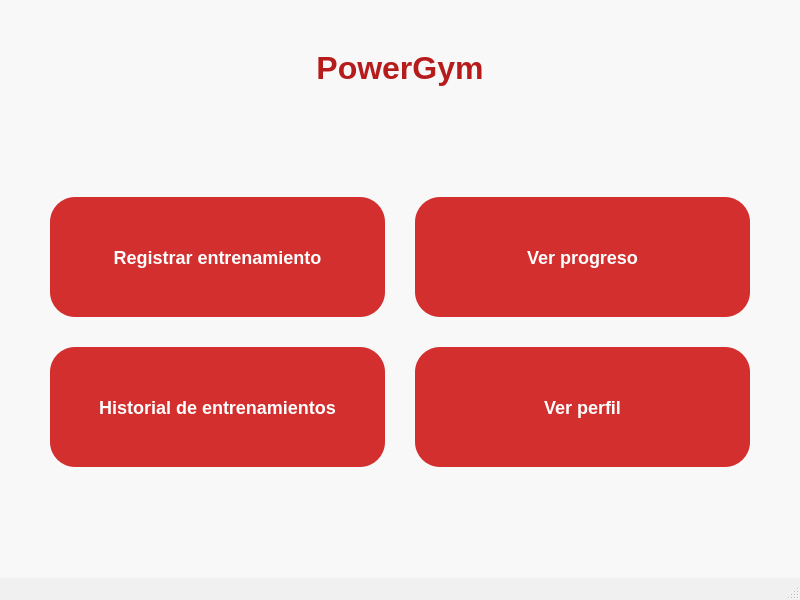
<?xml version="1.0" encoding="UTF-8"?>
<ui version="4.0">
 <class>MainWindow</class>
 <widget class="QMainWindow" name="MainWindow"> <property name="geometry">
   <rect>
    <x>0</x>
    <y>0</y>
    <width>800</width>
    <height>600</height>
   </rect>
  </property>
  <property name="windowTitle">
   <string>POWERGYM - Menú Principal</string> </property>
  <property name="styleSheet"> <string notr="true">
    QMainWindow#MainWindow { /* Usamos el objectName de la ventana principal */
        background-color: #f0f0f0; /* Color de fondo gris claro */
    }
    QWidget#centralwidget {
        background-color: #f8f8f8; /* Color de fondo del widget central, un poco más claro */
    }
    
    QLabel { /* Estilo general para todos los QLabel */
        color: #333333;
        font-size: 16px;
        font-weight: 500;
    }

    QLabel#label_3 { /* Estilo específico para el título principal "PowerGym" */
        color: #B71C1C; /* Rojo oscuro para el texto del título */
        font-size: 32px; /* Tamaño de fuente grande */
        font-weight: bold;
        padding-bottom: 20px;
    }

    QPushButton {
        background-color: #D32F2F; /* Rojo vibrante */
        color: white;
        border: none;
        border-radius: 25px; /* Bordes más redondeados para botones grandes */
        padding: 20px;
        font-size: 18px;
        font-weight: bold;
        min-width: 150px; /* Ancho mínimo para botones */
        min-height: 80px; /* Altura mínima para botones */
    }
    QPushButton:hover {
        background-color: #C62828; /* Rojo más oscuro al pasar el ratón */
    }
   </string>
  </property>
  <widget class="QWidget" name="centralwidget">
   <layout class="QVBoxLayout" name="verticalLayout_main"> <property name="spacing">
     <number>30</number> </property>
    <property name="leftMargin">
     <number>50</number>
    </property>
    <property name="topMargin">
     <number>50</number>
    </property>
    <property name="rightMargin">
     <number>50</number>
    </property>
    <property name="bottomMargin">
     <number>50</number>
    </property>

    <item>
     <widget class="QLabel" name="label_3"> <property name="text">
       <string>PowerGym</string>
      </property>
      <property name="alignment">
       <set>Qt::AlignCenter</set>
      </property>
     </widget>
    </item>

    <item>
     <spacer name="verticalSpacer_top"> <property name="orientation">
       <enum>Qt::Vertical</enum>
      </property>
      <property name="sizeHint" stdset="0">
       <size>
        <width>20</width>
        <height>40</height>
       </size>
      </property>
     </spacer>
    </item>

    <item>
     <layout class="QGridLayout" name="gridLayout_buttons"> <property name="spacing">
       <number>30</number> </property>
      
      <item row="0" column="1">
       <widget class="QPushButton" name="botonProgreso"> <property name="text">
         <string>Ver progreso</string>
        </property>
       </widget>
      </item>
      
      <item row="1" column="0">
       <widget class="QPushButton" name="botonHistorial"> <property name="text">
         <string>Historial de entrenamientos</string>
        </property>
       </widget>
      </item>
      
      <item row="1" column="1">
       <widget class="QPushButton" name="botonPerfil"> <property name="text">
         <string>Ver perfil</string>
        </property>
       </widget>
      </item>
      
      <item row="0" column="0">
       <widget class="QPushButton" name="botonEntrenamiento"> <property name="text">
         <string>Registrar entrenamiento</string>
        </property>
       </widget>
      </item>
      
     </layout>
    </item>

    <item>
     <spacer name="verticalSpacer_bottom">
      <property name="orientation">
       <enum>Qt::Vertical</enum>
      </property>
      <property name="sizeHint" stdset="0">
       <size>
        <width>20</width>
        <height>40</height>
       </size>
      </property>
     </spacer>
    </item>

   </layout>
  </widget>
  <widget class="QMenuBar" name="menubar">
   <property name="geometry">
    <rect>
     <x>0</x>
     <y>0</y>
     <width>800</width>
     <height>26</height>
    </rect>
   </property>
  </widget>
  <widget class="QStatusBar" name="statusbar"/>
 </widget>
 <resources/>
 <connections/>
</ui>
